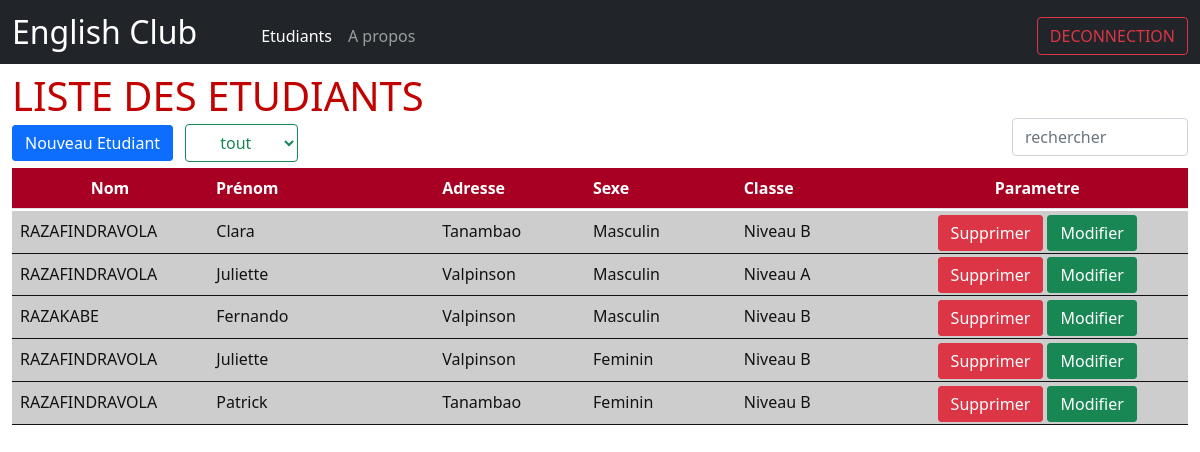
Screenshot of /Students/students.php with the database file from the repository.
### tables this page shows
CREATE TABLE IF NOT EXISTS `students` (
  `id` int(11) NOT NULL AUTO_INCREMENT,
  `nom` varchar(30) NOT NULL,
  `prenom` varchar(30) NOT NULL,
  `date_naissance` date NOT NULL,
  `lieu_naissance` varchar(20) NOT NULL,
  `sexe` varchar(12) NOT NULL,
  `adresse` varchar(25) NOT NULL,
  `classe` varchar(15) NOT NULL,
  `Contact` int(10) NOT NULL,
  PRIMARY KEY (`id`)
);

### Students/students.php (the view, shortened to what this page needs)
<!doctype html>
<html lang="fr">
<head>
    <link href="../assets/dist/css/bootstrap.min.css" rel="stylesheet">
    <link rel="stylesheet" href="style.css">
</head>
<body class="bodyliste">
    <nav class="navbar navbar-expand-md navbar-dark bg-dark fixed-top">
        <div class="container-fluid">
            <a class="navbar-brand" href="#">
                <h2>English Club</h2>
            </a>
            <div class="collapse  navbar-collapse" id="navbarCollapse">
                <ul class="navbar-nav me-auto mb-2 mb-md-0">
                    <li class="nav-item ">
                        <a class="nav-link me-4" href=""></a>
                    </li>
                    <li class="nav-item ">
                        <a class="nav-link active" href="#">Etudiants</a>
                    </li>
                    <li class="nav-item">
                        <a class="nav-link" href="../Apropos/apropos.php">A propos</a>
                    </li>
                </ul>
                <form class="d-flex">
                    <a class="btn btn-outline-danger" href="../securité/logout.php">DECONNECTION</a>
                </form>
            </div>
        </div>
    </nav>
    <div class="container-fluid">
        <h1> LISTE DES ETUDIANTS</h1>
        <div class="row">
            <div class="col-lg-10">
                <a class="btn btn-primary me-2" href="new_student.php">Nouveau Etudiant</a>
                <select class="btn btn-outline-success" id="classe" onchange="classe();">
                    <option value="tout">tout</option>
                </select>
            </div>
            <div class="col-lg-2">
                <input class="form-control" onkeyup=" SearchStudent();" name="nom" id="nom" type="text"
                    placeholder="rechercher">
            </div>
        </div>
        <div class="table-header">
            <table class="table">
                <thead>
                    <tr>
                        <th width="13%" class="text-center">Nom</th>
                        <th width="15%">Prénom</th>
                        <th width="10%">Adresse</th>
                        <th width="10%">Sexe</th>
                        <th width="10%">Classe</th>
                        <th width="20%" class="text-center">Parametre</th>
                    </tr>
                </thead>
            </table>
        </div>
        <div class="table-body">
            <table class="table">
                <tbody id="search_elev">
                    <?php
                    include_once('../securité/db_conn.php');
                    $sql = "SELECT * FROM students";
                    $resultat = $connection->query($sql);
                    while ($row = $resultat->fetch(PDO::FETCH_ASSOC)) {
                        ?>
                    <tr class="liste">
                        <td width="13%">
                            <?php echo $row['nom'];  ?>
                        </td>
                        <td width="15%">
                            <?php echo $row['prenom'];  ?>
                        </td>
                        <td width="10%">
                            <?php echo $row['adresse'];  ?>
                        </td>
                        <td width="10%">
                            <?php echo $row['sexe'];  ?>
                        </td>
                        <td width="10%">
                            <?php echo $row['classe'];  ?>
                        </td>
                        <td width="20%" class="text-center">
                            <a class="btn btn-danger" href="action.php?delete=<?php echo $row['id'] ?>">Supprimer</a>
                            <a class="btn btn-success"
                                href="new_student.php?editeEtudiant=<?php echo $row['id'] ?>">Modifier</a>
                        </td>
                    </tr>
                    <?php
                    }
                    ?>
                </tbody>
            </table>
        </div>
    </div>
</body>
</html>

### Students/style.css (style rules this page uses)
body { margin: 0; padding: 0; background-color: #ffffff; min-height: 75rem; padding-top: 4.5rem; height: 100%; width: 100%; overflow-x: auto; }
.bodyliste { overflow-y: auto; margin: 0; padding: 0; background-color: #ffffff; min-height: 75rem; padding-top: 4.5rem; height: 100%; width: 100%; }
.col-lg-10 { margin-top: 6px; }
h1 { margin-top: 5; color: #c10200; }
input.form-control { color: #020091; width: 100%; background-color: transparent; }
.navbar-expand-md { background-color: #000000eb; padding-bottom: 0px; }
.table-header { float: left; width: 100%; margin-top: 6px; }
.table-body { float: left; height: 480px; width: inherit; overflow-y: scroll; margin-top: -14px; }
.btn { display: initial; }
h2 { text-align: center; }
table { border-style: solid; border-width: 0; border-style: solid; }
thead { padding: 0.4rem 0.3rem; color: #ffffff; background-color: #a70023; }
tbody { background-color: #cdcdcd; padding: 0.4rem 0.3rem; color: #121214; border-color: #121214; }
tr { width: 100%; }
.form-control { color: #10375C; width: 100%; display: initial; }
.row { margin-top: -10px; }
a { color: #121214; }

### rows the page displays
students: nom "RAZAFINDRAVOLA", prenom "Clara", adresse "Tanambao", sexe "Masculin", classe "Niveau B"
students: nom "RAZAFINDRAVOLA", prenom "Juliette", adresse "Valpinson", sexe "Masculin", classe "Niveau A"
students: nom "RAZAKABE", prenom "Fernando", adresse "Valpinson", sexe "Masculin", classe "Niveau B"
students: nom "RAZAFINDRAVOLA", prenom "Juliette", adresse "Valpinson", sexe "Feminin", classe "Niveau B"
students: nom "RAZAFINDRAVOLA", prenom "Patrick", adresse "Tanambao", sexe "Feminin", classe "Niveau B"
